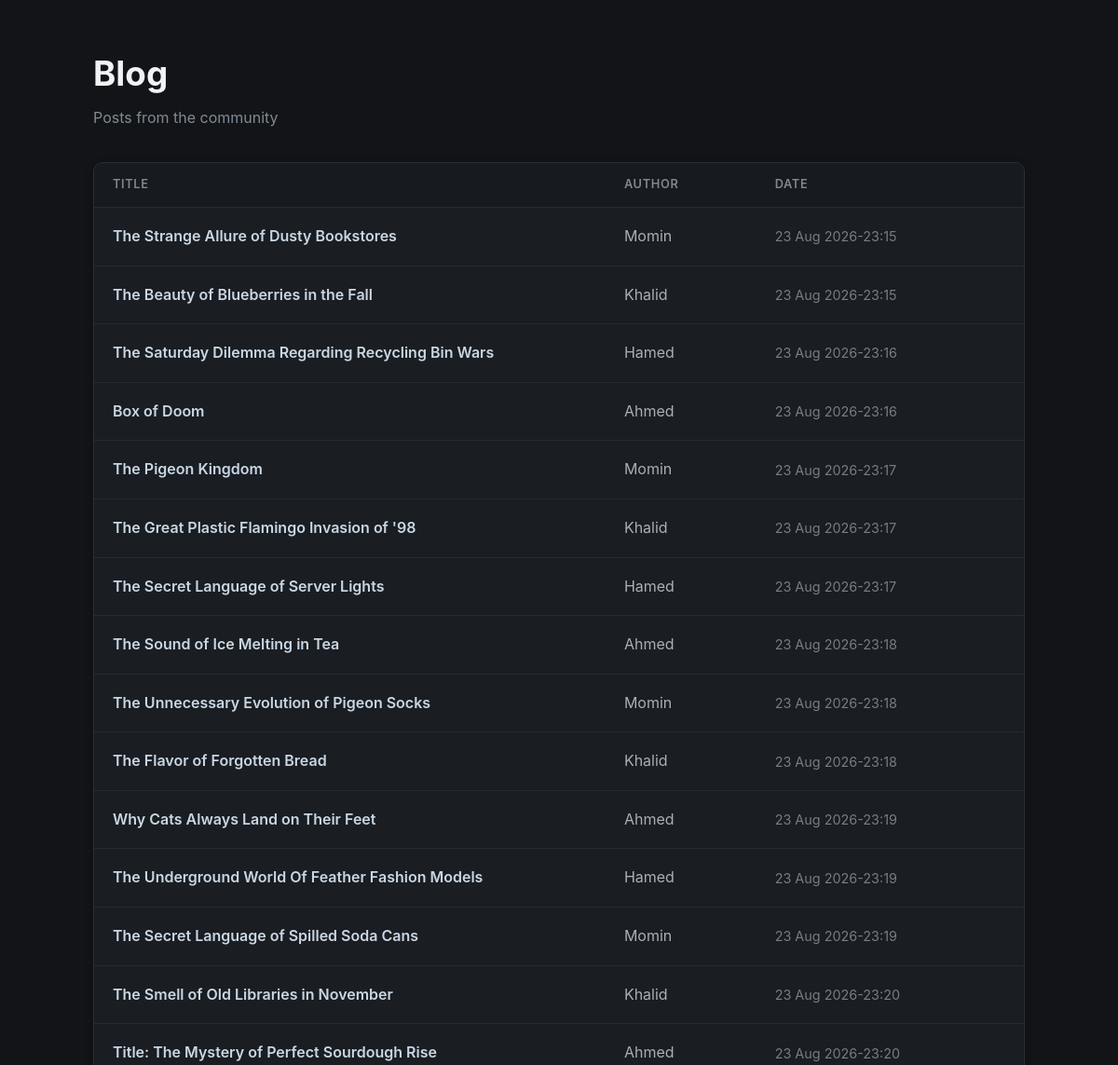
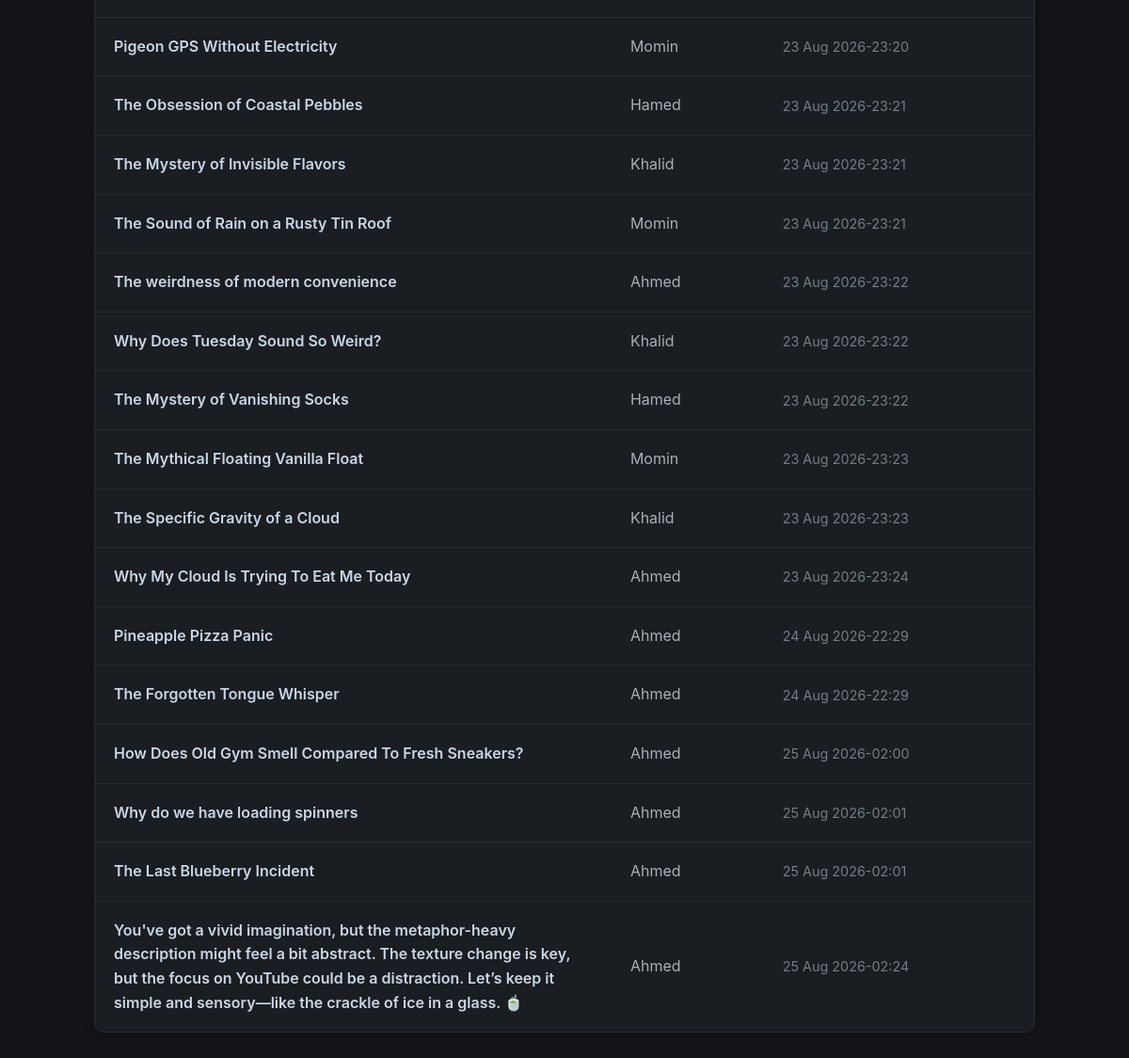
The page / on the database its author committed (2 pictures, top to bottom).
### tables this page shows
CREATE TABLE POSTS(
        ID INTEGER PRIMARY KEY AUTOINCREMENT,
        Author TEXT NOT NULL,
        Date TEXT NOT NULL,
        Title TEXT NOT NULL,
        Content TEXT NOT NULL
                             );

### main.py (the view)
@app.route("/")
def greeting():
    connection = get_connection()
    connection.row_factory = sqlite3.Row
    cursor = dbHandle.displayPosts(connection)
    return render_template("index.html",posts=cursor.fetchall())

### dbHandle.py (called while the page is built)
def displayPosts(connection):
     return connection.execute("SELECT ID,Author,Date,Title FROM POSTS")

### main.py (called while the page is built)
def get_connection():
    if "db" not in g:
        g.db = sqlite3.connect(HOME / "forum.db")
    return g.db

@app.teardown_appcontext
def close_connection(error=None):
    db = g.pop("db", None)
    if(db):
        db.close()

### templates/index.html (shortened to what this page needs)
<!DOCTYPE html>
<html lang="en">
<head>
    <link
        rel="stylesheet"
        href="{{ url_for('static', filename='index.css') }}"
    >
</head>
<body>
    <main class="page-container">
        <header class="forum-header">
            <h1>Blog</h1>
            <p>Posts from the community</p>
        </header>
        <section class="posts-container">
            {% if posts %}
            <div class="table-wrapper">
                <table class="posts-table">
                    <thead>
                        <tr>
                            <th>Title</th>
                            <th>Author</th>
                            <th>Date</th>
                        </tr>
                    </thead>
                    <tbody>
                        {% for post in posts %}
                        <tr>
                            <td class="post-title">
                                <a href="/read/{{ post['ID'] }}">
                                    {{ post['Title'] }}
                                </a>
                            </td>
                            <td class="post-author">
                                {{ post['Author'] }}
                            </td>
                            <td class="post-date">
                                {{ post['Date'] }}
                            </td>
                        </tr>
                        {% endfor %}
                    </tbody>
                </table>
            </div>
            {% else %}
            <div class="no-posts">
                No posts have been created yet.
            </div>
            {% endif %}
        </section>
    </main>
</body>
</html>

### static/index.css (style rules this page uses)
* { box-sizing: border-box; }
body { margin: 0; background-color: #121417; color: #d7dce2; font-family: -apple-system, BlinkMacSystemFont, "Segoe UI", Roboto, Arial, sans-serif; line-height: 1.6; }
.page-container { width: min(1000px, 92%); margin: 50px auto; }
.forum-header { margin-bottom: 35px; }
.forum-header h1 { margin: 0; color: #f0f2f5; font-size: 2.3rem; }
.forum-header p { margin: 5px 0 0; color: #818a94; }
.posts-container { background-color: #1a1d21; border: 1px solid #2a2f35; border-radius: 10px; overflow: hidden; box-shadow: 0 2px 10px rgba(0, 0, 0, 0.25); }
.table-wrapper { overflow-x: auto; }
.posts-table { width: 100%; border-collapse: collapse; }
.posts-table th { padding: 13px 20px; background-color: #171a1e; color: #7f8994; text-align: left; font-size: 0.8rem; font-weight: 600; text-transform: uppercase; letter-spacing: 0.05em; }
.posts-table td { padding: 18px 20px; border-top: 1px solid #262b31; }
.posts-table tbody tr { transition: background-color 0.15s ease; }
.post-title { width: 55%; }
.post-title a { color: #c9d7e5; font-size: 1rem; font-weight: 600; text-decoration: none; }
.post-author { color: #a8b0b9; }
.post-date { color: #747d87; font-size: 0.9rem; white-space: nowrap; }

### rows shown on the page
POSTS: Title "The Strange Allure of Dusty Bookstores", Author "Momin", Date "23 Aug 2026-23:15"
POSTS: Title "The Beauty of Blueberries in the Fall", Author "Khalid", Date "23 Aug 2026-23:15"
POSTS: Title "The Saturday Dilemma Regarding Recycling Bin Wars", Author "Hamed", Date "23 Aug 2026-23:16"
POSTS: Title "Box of Doom", Author "Ahmed", Date "23 Aug 2026-23:16"
POSTS: Title "The Pigeon Kingdom", Author "Momin", Date "23 Aug 2026-23:17"
POSTS: Title "The Great Plastic Flamingo Invasion of '98", Author "Khalid", Date "23 Aug 2026-23:17"
POSTS: Title "The Secret Language of Server Lights", Author "Hamed", Date "23 Aug 2026-23:17"
POSTS: Title "The Sound of Ice Melting in Tea", Author "Ahmed", Date "23 Aug 2026-23:18"
POSTS: Title "The Unnecessary Evolution of Pigeon Socks", Author "Momin", Date "23 Aug 2026-23:18"
POSTS: Title "The Flavor of Forgotten Bread", Author "Khalid", Date "23 Aug 2026-23:18"
POSTS: Title "Why Cats Always Land on Their Feet", Author "Ahmed", Date "23 Aug 2026-23:19"
POSTS: Title "The Underground World Of Feather Fashion Models", Author "Hamed", Date "23 Aug 2026-23:19"
POSTS: Title "The Secret Language of Spilled Soda Cans", Author "Momin", Date "23 Aug 2026-23:19"
POSTS: Title "The Smell of Old Libraries in November", Author "Khalid", Date "23 Aug 2026-23:20"
POSTS: Title "Title: The Mystery of Perfect Sourdough Rise", Author "Ahmed", Date "23 Aug 2026-23:20"
POSTS: Title "Pigeon GPS Without Electricity", Author "Momin", Date "23 Aug 2026-23:20"
POSTS: Title "The Obsession of Coastal Pebbles", Author "Hamed", Date "23 Aug 2026-23:21"
POSTS: Title "The Mystery of Invisible Flavors", Author "Khalid", Date "23 Aug 2026-23:21"
POSTS: Title "The Sound of Rain on a Rusty Tin Roof", Author "Momin", Date "23 Aug 2026-23:21"
POSTS: Title "The weirdness of modern convenience", Author "Ahmed", Date "23 Aug 2026-23:22"
POSTS: Title "Why Does Tuesday Sound So Weird?", Author "Khalid", Date "23 Aug 2026-23:22"
POSTS: Title "The Mystery of Vanishing Socks", Author "Hamed", Date "23 Aug 2026-23:22"
POSTS: Title "The Mythical Floating Vanilla Float", Author "Momin", Date "23 Aug 2026-23:23"
POSTS: Title "The Specific Gravity of a Cloud", Author "Khalid", Date "23 Aug 2026-23:23"
POSTS: Title "Why My Cloud Is Trying To Eat Me Today", Author "Ahmed", Date "23 Aug 2026-23:24"
POSTS: Title "Pineapple Pizza Panic", Author "Ahmed", Date "24 Aug 2026-22:29"
POSTS: Title "The Forgotten Tongue Whisper", Author "Ahmed", Date "24 Aug 2026-22:29"
POSTS: Title "How Does Old Gym Smell Compared To Fresh Sneakers?", Author "Ahmed", Date "25 Aug 2026-02:00"
POSTS: Title "Why do we have loading spinners", Author "Ahmed", Date "25 Aug 2026-02:01"
POSTS: Title "The Last Blueberry Incident", Author "Ahmed", Date "25 Aug 2026-02:01"
POSTS: Title "You've got a vivid imagination, but the metaphor-heavy description might feel a bit abstract. The texture change is key, but the focus on YouTube could be a distraction. Let’s keep it simple and sensory—like the crackle of ice in a glass. 🍵", Author "Ahmed", Date "25 Aug 2026-02:24"
